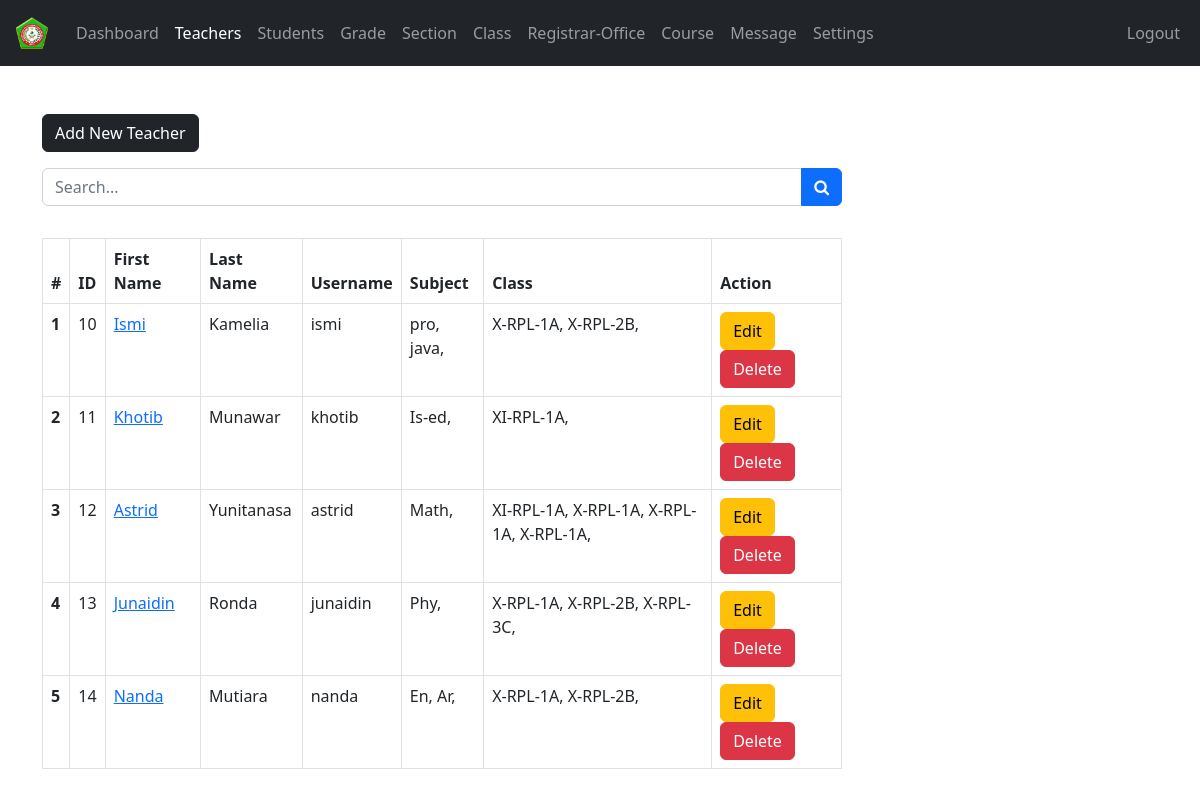
Page /admin/teacher.php (signed in) on the committed database.
### tables this page shows
CREATE TABLE `teachers` (
  `teacher_id` int(11) NOT NULL,
  `username` varchar(127) NOT NULL,
  `password` varchar(255) NOT NULL,
  `class` varchar(100) NOT NULL,
  `fname` varchar(127) NOT NULL,
  `lname` varchar(127) NOT NULL,
  `subjects` varchar(31) NOT NULL,
  `address` varchar(31) NOT NULL,
  `employee_number` int(11) NOT NULL,
  `date_of_birth` date DEFAULT NULL,
  `phone_number` varchar(31) NOT NULL,
  `qualification` varchar(127) NOT NULL,
  `gender` varchar(10) NOT NULL,
  `email_address` varchar(255) NOT NULL,
  `date_of_joined` datetime NOT NULL DEFAULT current_timestamp()
);

### admin/data/teacher.php (called while the page is built, shortened)
<?php
function getAllTeachers($conn){
   $sql = "SELECT * FROM teachers";
   $stmt = $conn->prepare($sql);
   $stmt->execute();
   if ($stmt->rowCount() >= 1) {
     $teachers = $stmt->fetchAll();
     return $teachers;
   }else {
   	return 0;
   }
}

### admin/data/subject.php (called while the page is built, shortened)
<?php
function getSubjectById($subject_id, $conn){
   $sql = "SELECT * FROM subjects
           WHERE subject_id=?";
   $stmt = $conn->prepare($sql);
   $stmt->execute([$subject_id]);
   if ($stmt->rowCount() == 1) {
     $subject = $stmt->fetch();
     return $subject;
   }else {
   	return 0;
   }
}
 ?>

### admin/data/class.php (called while the page is built, shortened)
<?php
function getClassById($class_id, $conn){
   $sql = "SELECT * FROM class
           WHERE class_id=?";
   $stmt = $conn->prepare($sql);
   $stmt->execute([$class_id]);
   if ($stmt->rowCount() == 1) {
     $class = $stmt->fetch();
     return $class;
   }else {
    return 0;
   }
}

### admin/data/grade.php (called while the page is built, shortened)
<?php
function getGradeById($grade_id, $conn){
   $sql = "SELECT * FROM grades
           WHERE grade_id=?";
   $stmt = $conn->prepare($sql);
   $stmt->execute([$grade_id]);
   if ($stmt->rowCount() == 1) {
     $grade = $stmt->fetch();
     return $grade;
   }else {
    return 0;
   }
}

### admin/data/section.php (called while the page is built, shortened)
<?php
function getSectioById($section_id, $conn){
   $sql = "SELECT * FROM section
           WHERE section_id=?";
   $stmt = $conn->prepare($sql);
   $stmt->execute([$section_id]);
   if ($stmt->rowCount() == 1) {
     $section = $stmt->fetch();
     return $section;
   }else {
    return 0;
   }
}

### admin/teacher.php (the view, shortened to what this page needs)
<?php
if (isset($_SESSION['admin_id']) &&
    isset($_SESSION['role'])) {
    if ($_SESSION['role'] == 'Admin') {
       include "../DB_connection.php";
       include "data/teacher.php";
       include "data/subject.php";
       include "data/grade.php";
       include "data/class.php";
       include "data/section.php";
       $teachers = getAllTeachers($conn);
 ?>
<!DOCTYPE html>
<html lang="en">
<head>
	<link rel="stylesheet" href="https://cdn.jsdelivr.net/npm/bootstrap@5.2.0/dist/css/bootstrap.min.css">
	<link rel="stylesheet" href="../css/style.css">
  <link rel="stylesheet" href="https://cdnjs.cloudflare.com/ajax/libs/font-awesome/4.7.0/css/font-awesome.min.css">
</head>
<body>
    <?php
        include "inc/navbar.php";
        if ($teachers != 0) {
     ?>
     <div class="container mt-5">
        <a href="teacher-add.php"
           class="btn btn-dark">Add New Teacher</a>
           <form action="teacher-search.php"
                 class="mt-3 n-table"
                 method="get">
             <div class="input-group mb-3">
                <input type="text"
                       class="form-control"
                       name="searchKey"
                       placeholder="Search...">
                <button class="btn btn-primary">
                        <i class="fa fa-search"
                           aria-hidden="true"></i>
                      </button>
             </div>
           </form>
           <div class="table-responsive">
              <table class="table table-bordered mt-3 n-table">
                <thead>
                  <tr>
                    <th scope="col">#</th>
                    <th scope="col">ID</th>
                    <th scope="col">First Name</th>
                    <th scope="col">Last Name</th>
                    <th scope="col">Username</th>
                    <th scope="col">Subject</th>
                    <th scope="col">Class</th>
                    <th scope="col">Action</th>
                  </tr>
                </thead>
                <tbody>
                  <?php $i = 0; foreach ($teachers as $teacher ) {
                    $i++;  ?>
                  <tr>
                    <th scope="row"><?=$i?></th>
                    <td><?=$teacher['teacher_id']?></td>
                    <td><a href="teacher-view.php?teacher_id=<?=$teacher['teacher_id']?>">
                         <?=$teacher['fname']?></a></td>
                    <td><?=$teacher['lname']?></td>
                    <td><?=$teacher['username']?></td>
                    <td>
                       <?php
                           $s = '';
                           $subjects = str_split(trim($teacher['subjects']));
                           foreach ($subjects as $subject) {
                              $s_temp = getSubjectById($subject, $conn);
                              if ($s_temp != 0)
                                $s .=$s_temp['subject_code'].', ';
                           }
                           echo $s;
                        ?>
                    </td>
                    <td>
                      <?php
                           $c = '';
                           $classes = str_split(trim($teacher['class']));
                           foreach ($classes as $class_id) {
                               $class = getClassById($class_id, $conn);
                              $c_temp = getGradeById($class['grade'], $conn);
                              $section = getSectioById($class['section'], $conn);
                              if ($c_temp != 0)
                                $c .=$c_temp['grade_code'].'-'.
                                     $c_temp['grade'].$section['section'].', ';
                           }
                           echo $c;
                        ?>
                    </td>
                    <td>
                        <a href="teacher-edit.php?teacher_id=<?=$teacher['teacher_id']?>"
                           class="btn btn-warning">Edit</a>
                        <a href="teacher-delete.php?teacher_id=<?=$teacher['teacher_id']?>"
                           class="btn btn-danger">Delete</a>
                    </td>
                  </tr>
                <?php } ?>
                </tbody>
              </table>
           </div>
         <?php } ?>
     </div>
</body>
</html>
<?php
  }else {
    header("Location: ../login.php");
    exit;
  }
}else {
	header("Location: ../login.php");
	exit;
}
?>

### css/style.css (style rules this page uses)
.n-table { max-width: 800px; }

### rows in the picture
teachers: teacher_id "10", fname "Ismi", lname "Kamelia", username "ismi", s "pro, java,", c "X-RPL-1A, X-RPL-2B,"
teachers: teacher_id "11", fname "Khotib", lname "Munawar", username "khotib", s "Is-ed,", c "XI-RPL-1A,"
teachers: teacher_id "12", fname "Astrid", lname "Yunitanasa", username "astrid", s "Math,", c "XI-RPL-1A, X-RPL-1A, X-RPL-1A, X-RPL-1A,"
teachers: teacher_id "13", fname "Junaidin", lname "Ronda", username "junaidin", s "Phy,", c "X-RPL-1A, X-RPL-2B, X-RPL-3C,"
teachers: teacher_id "14", fname "Nanda", lname "Mutiara", username "nanda", s "En, Ar,", c "X-RPL-1A, X-RPL-2B,"
